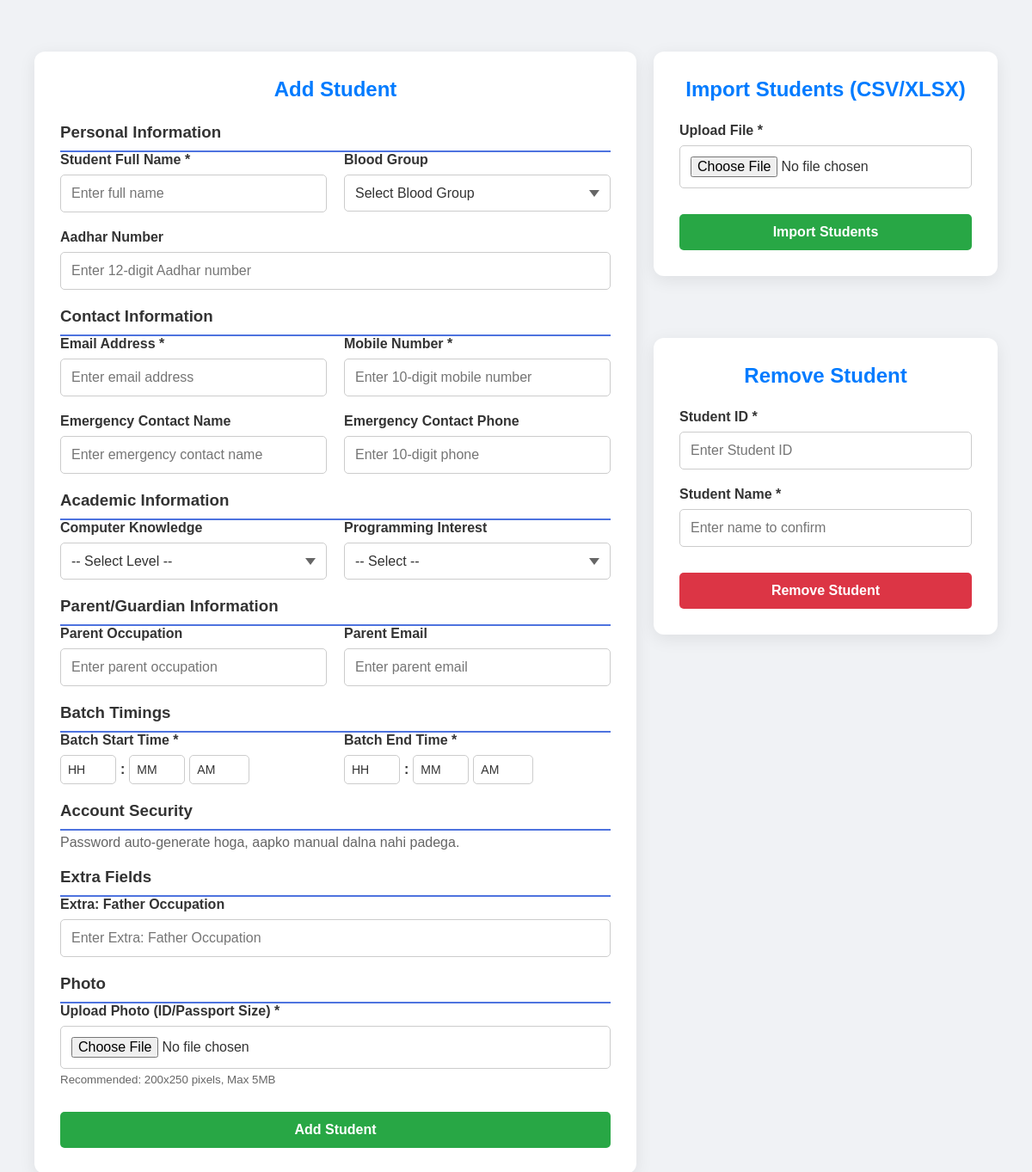
The page /forms/student-add.php on the database its author committed.
### tables this page shows
CREATE TABLE `student_extra_fields` (
  `field_id` int(11) NOT NULL,
  `field_key` varchar(100) NOT NULL,
  `field_label` varchar(150) NOT NULL,
  `created_at` timestamp NOT NULL DEFAULT current_timestamp()
);

### forms/student-add.php (the view, shortened to what this page needs)
<?php
require '../includes/config.php';
function formatExtraFieldLabel($label)
{
    $label = trim($label);
    $label = str_replace(['_', '-'], ' ', $label);
    $label = preg_replace('/\s+/', ' ', $label);
    return 'Extra: ' . ucwords($label);
}
$extra_fields = [];
$table_check = mysqli_query($con, "SHOW TABLES LIKE 'student_extra_fields'");
if ($table_check && mysqli_num_rows($table_check) > 0) {
    $extra_field_query = mysqli_query($con, "SELECT field_id, field_label FROM student_extra_fields ORDER BY field_label ASC");
    if ($extra_field_query) {
        while ($row = mysqli_fetch_assoc($extra_field_query)) {
            $extra_fields[] = $row;
        }
    }
}
?>
<!DOCTYPE html>
<html lang="en">
<head>
    <link rel="stylesheet" href="../css/forms/teacher-form.css?v=<?php echo time(); ?>">
    <link rel="stylesheet" href="../css/responsive-core.css?v=<?php echo time(); ?>">
</head>
<body>
    <div class="page-container flex-stack" style="padding: 20px;">
        <div class="form-container" style="flex: 2;">
            <h2>Add Student</h2>
            <form id="add-student-form" action="../includes/add_student.php" method="post" enctype="multipart/form-data">
                <h3 style="color: #333; margin-top: 20px; border-bottom: 2px solid #4e73df; padding-bottom: 10px;">Personal Information</h3>
                <div class="form-row">
                    <div class="form-group">
                        <label for="add-student-name">Student Full Name *</label>
                        <input type="text" id="add-student-name" name="student_name" placeholder="Enter full name" required>
                    </div>
                    <div class="form-group">
                        <label for="add-blood">Blood Group</label>
                        <select id="add-blood" name="blood_group" style="width: 100%; padding: 12px; border: 1px solid #ccc; border-radius: 5px; font-size: 16px; background-color: #ffffff; color: #333; cursor: pointer;">
                            <option value="">Select Blood Group</option>
                        </select>
                    </div>
                </div>
                <div class="form-row">
                    <div class="form-group">
                        <label for="add-aadhar">Aadhar Number</label>
                        <input type="text" id="add-aadhar" name="aadhar_number" placeholder="Enter 12-digit Aadhar number" maxlength="12">
                    </div>
                </div>
                <h3 style="color: #333; margin-top: 20px; border-bottom: 2px solid #4e73df; padding-bottom: 10px;">Contact Information</h3>
                <div class="form-row">
                    <div class="form-group">
                        <label for="add-email">Email Address *</label>
                        <input type="email" id="add-email" name="student_email" placeholder="Enter email address" required>
                    </div>
                    <div class="form-group">
                        <label for="student-num">Mobile Number *</label>
                        <input type="tel" id="student-num" name="student_num" placeholder="Enter 10-digit mobile number"
                            maxlength="10" required>
                    </div>
                </div>
                <div class="form-row">
                    <div class="form-group">
                        <label for="emergency-contact-name">Emergency Contact Name</label>
                        <input type="text" id="emergency-contact-name" name="emergency_contact_name" placeholder="Enter emergency contact name">
                    </div>
                    <div class="form-group">
                        <label for="emergency-contact-phone">Emergency Contact Phone</label>
                        <input type="tel" id="emergency-contact-phone" name="emergency_contact_phone" placeholder="Enter 10-digit phone" maxlength="10">
                    </div>
                </div>
                <h3 style="color: #333; margin-top: 20px; border-bottom: 2px solid #4e73df; padding-bottom: 10px;">Academic Information</h3>
                <div class="form-row">
                    <div class="form-group">
                        <label for="computer-knowledge">Computer Knowledge</label>
                        <select id="computer-knowledge" name="computer_knowledge" style="width: 100%; padding: 12px; border: 1px solid #ccc; border-radius: 5px; font-size: 16px; background-color: #ffffff; color: #333; cursor: pointer;">
                            <option value="">-- Select Level --</option>
                        </select>
                    </div>
                    <div class="form-group">
                        <label for="programming-interest">Programming Interest</label>
                        <select id="programming-interest" name="programming_interest" style="width: 100%; padding: 12px; border: 1px solid #ccc; border-radius: 5px; font-size: 16px; background-color: #ffffff; color: #333; cursor: pointer;">
                            <option value="">-- Select --</option>
                        </select>
                    </div>
                </div>
                <h3 style="color: #333; margin-top: 20px; border-bottom: 2px solid #4e73df; padding-bottom: 10px;">Parent/Guardian Information</h3>
                <div class="form-row">
                    <div class="form-group">
                        <label for="parent-occupation">Parent Occupation</label>
                        <input type="text" id="parent-occupation" name="parent_occupation" placeholder="Enter parent occupation">
                    </div>
                    <div class="form-group">
                        <label for="parent-email">Parent Email</label>
                        <input type="email" id="parent-email" name="parent_email" placeholder="Enter parent email">
                    </div>
                </div>
                <h3 style="color: #333; margin-top: 20px; border-bottom: 2px solid #4e73df; padding-bottom: 10px;">Batch Timings</h3>
                <div class="form-row">
                    <div class="form-group">
                        <label for="start-time">Batch Start Time *</label>
                        <div style="display:flex; gap:5px; align-items:center;">
                            <select class="time-hour" data-target="start-time" style="width:65px; padding:8px; border:1px solid #ccc; border-radius:5px; font-size:14px; background:#fff;" required>
                                <option value="">HH</option>
                            </select>
                            <span style="font-weight:bold;">:</span>
                            <select class="time-minute compact-dropdown" data-target="start-time" style="width:65px; padding:8px; border:1px solid #ccc; border-radius:5px; font-size:14px; background:#fff;" required>
                                <option value="">MM</option>
                            </select>
                            <select class="time-ampm" data-target="start-time" style="width:70px; padding:8px; border:1px solid #ccc; border-radius:5px; font-size:14px; background:#fff;" required>
                                <option value="AM">AM</option>
                            </select>
                        </div>
                    </div>
                    <div class="form-group">
                        <label for="end-time">Batch End Time *</label>
                        <div style="display:flex; gap:5px; align-items:center;">
                            <select class="time-hour" data-target="end-time" style="width:65px; padding:8px; border:1px solid #ccc; border-radius:5px; font-size:14px; background:#fff;" required>
                                <option value="">HH</option>
                            </select>
                            <span style="font-weight:bold;">:</span>
                            <select class="time-minute compact-dropdown" data-target="end-time" style="width:65px; padding:8px; border:1px solid #ccc; border-radius:5px; font-size:14px; background:#fff;" required>
                                <option value="">MM</option>
                            </select>
                            <select class="time-ampm" data-target="end-time" style="width:70px; padding:8px; border:1px solid #ccc; border-radius:5px; font-size:14px; background:#fff;" required>
                                <option value="AM">AM</option>
                            </select>
                        </div>
                    </div>
                </div>
                <h3 style="color: #333; margin-top: 20px; border-bottom: 2px solid #4e73df; padding-bottom: 10px;">Account Security</h3>
                <p style="color:#666; margin: 5px 0 15px;">Password auto-generate hoga, aapko manual dalna nahi padega.</p>
                <h3 style="color: #333; margin-top: 20px; border-bottom: 2px solid #4e73df; padding-bottom: 10px;">Extra Fields</h3>
                <?php if (!empty($extra_fields)) { ?>
                    <?php foreach ($extra_fields as $field) { ?>
                        <div class="form-row">
                            <div class="form-group">
                                <label for="extra-field-<?php echo (int)$field['field_id']; ?>"><?php echo htmlspecialchars(formatExtraFieldLabel($field['field_label'])); ?></label>
                                <input type="text" id="extra-field-<?php echo (int)$field['field_id']; ?>" name="extra_fields[<?php echo (int)$field['field_id']; ?>]" placeholder="Enter <?php echo htmlspecialchars(formatExtraFieldLabel($field['field_label'])); ?>">
                            </div>
                        </div>
                    <?php } ?>
                <?php } else { ?>
                    <p style="color:#666;">Abhi koi extra field nahi hai. CSV import ke time pe auto add ho jayega.</p>
                <?php } ?>
                <h3 style="color: #333; margin-top: 20px; border-bottom: 2px solid #4e73df; padding-bottom: 10px;">Photo</h3>
                <div class="form-group">
                    <label for="student-photo">Upload Photo (ID/Passport Size) *</label>
                    <input type="file" id="student-photo" name="student_photo" accept="image/*" required>
                    <small style="color: #666; margin-top: 5px; display: block;">Recommended: 200x250 pixels, Max 5MB</small>
                </div>
                <div class="button-container">
                    <button type="submit" name="Add_Student" class="btn btn-add" id="add-student-submit">Add Student</button>
                </div>
            </form>
        </div>
        <div class="right-column" style="flex: 1; display: flex; flex-direction: column; gap: 32px;">
            <div class="form-container">
                <h2>Import Students (CSV/XLSX)</h2>
                <form action="../includes/student_import.php" method="post" enctype="multipart/form-data">
                    <div class="form-row">
                        <div class="form-group">
                            <label for="student-csv">Upload File *</label>
                            <input type="file" id="student-csv" name="student_csv" accept=".csv,.xlsx" required>
                        </div>
                    </div>
                    <div class="button-container">
                        <button type="submit" name="import_students" class="btn btn-add">Import Students</button>
                    </div>
                </form>
            </div>
            <div class="form-container">
                <h2>Remove Student</h2>
                <form id="delete-student-form" action="../includes/add_student.php" method="post">
                    <div class="form-row">
                        <div class="form-group">
                            <label for="delete-id">Student ID *</label>
                            <input type="number" id="delete-id" name="student_id" placeholder="Enter Student ID" required>
                        </div>
                        <div class="form-group">
                            <label for="delete-name">Student Name *</label>
                            <input type="text" id="delete-name" name="student_name_confirm" placeholder="Enter name to confirm" required>
                        </div>
                    </div>
                    <div class="button-container">
                        <button type="submit" name="Remove_Student" class="btn btn-remove">Remove Student</button>
                    </div>
                </form>
            </div>
        </div>
    </div>
</html>

### css/forms/teacher-form.css (style rules this page uses)
* { box-sizing: border-box; margin: 0; padding: 0; }
body { font-family: Arial, sans-serif; background-color: #f0f2f5; color: #333; padding: 20px; }
.page-container { width: 100%; margin: 0 auto; }
.form-container { background-color: #ffffff; padding: 30px; border-radius: 12px; box-shadow: 0 5px 20px rgba(0, 0, 0, 0.08); width: 100%; max-width: 700px; margin: 20px auto; }
h1, h2 { text-align: center; margin-bottom: 25px; color: #007bff; }
h3 { color: #333; margin-top: 20px; border-bottom: 2px solid #4e73df; padding-bottom: 10px; }
.form-group { margin-bottom: 20px; }
label { display: block; font-weight: bold; margin-bottom: 8px; }
input[type="text"], input[type="number"], input[type="email"], input[type="tel"], input[type="password"], input[type="file"], input[type="time"], input[type="date"], select, textarea { width: 100%; padding: 12px; border: 1px solid #ccc; border-radius: 5px; font-size: 16px; transition: border-color 0.3s ease; background-color: #ffffff; color: #333; font-family: Arial, sans-serif; }
select { appearance: none; -webkit-appearance: none; -moz-appearance: none; cursor: pointer; padding-right: 36px; background-repeat: no-repeat; background-position: right 12px center; background-size: 12px 8px; }
.form-row { display: flex; flex-wrap: wrap; gap: 20px; margin-bottom: 20px; }
.form-row .form-group { flex: 1; min-width: 250px; margin-bottom: 0; }
.button-container { text-align: center; margin-top: 30px; }
.btn, .btn-submit { border: none; padding: 12px 25px; font-size: 16px; font-weight: bold; border-radius: 5px; cursor: pointer; transition: opacity 0.3s ease; color: white; width: 100%; background-color: #007bff; }
.btn-add, .btn-submit { background-color: #28a745; }
.btn-remove { background-color: #dc3545; }

### css/responsive-core.css (style rules this page uses)
:root { --mobile-width: 576px; --tablet-width: 991px; --desktop-width: 992px; }
.flex-stack { display: flex; flex-wrap: wrap; gap: 20px; }

### rows shown on the page
student_extra_fields: field_label "Extra: Father Occupation", field_label "Enter Extra: Father Occupation"
